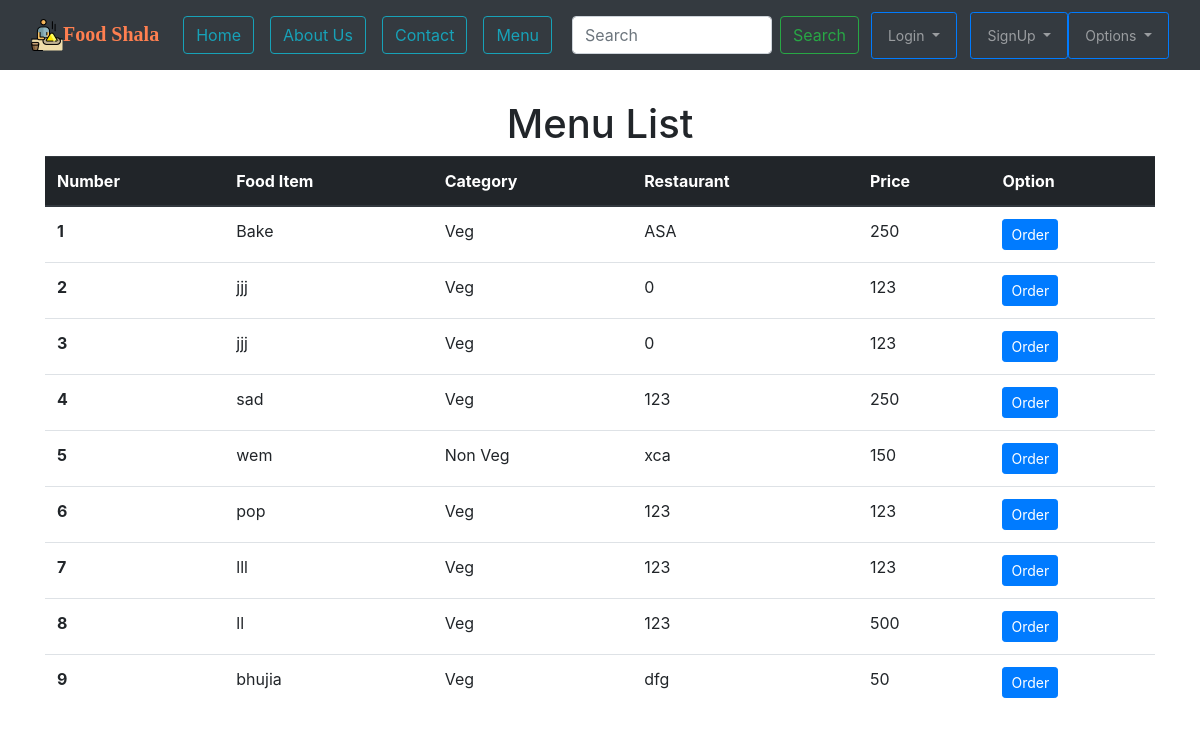
Screenshot of /bcit-ci-CodeIgniter-b73eb19/index.php/menu with the database file from the repository.
### tables this page shows
CREATE TABLE `menuitem` (
  `itemName` varchar(200) NOT NULL,
  `rname` varchar(200) NOT NULL,
  `category` varchar(200) NOT NULL,
  `price` varchar(200) NOT NULL
);

### bcit-ci-CodeIgniter-b73eb19/application/controllers/Menu.php (called while the page is built, shortened)
<?php
class Menu extends CI_Controller{
    public function __construct(){
        $this->load->helper('url');
        $this->load->library('session');
        $this->load->database();
    }
    public function index(){
        $query = $this->db->query("select * from menuitem");
        $result['data'] = $query->result();
        $this->load->view('menu', $result);
        $this->load->helper('url');
    }
}

### bcit-ci-CodeIgniter-b73eb19/index.php (called while the page is built, shortened)
<?php
require_once BASEPATH.'core/CodeIgniter.php';

### bcit-ci-CodeIgniter-b73eb19/application/views/menu.php (the view, shortened to what this page needs)
<!DOCTYPE html>
<html lang="en">
<head>
    <link rel="stylesheet" href="https://maxcdn.bootstrapcdn.com/bootstrap/4.0.0/css/bootstrap.min.css">
    <link rel="stylesheet" href="<?php echo base_url(); ?>css/style.css">
</head>
<body>
    <nav class="navbar navbar-expand-lg navbar-dark bg-dark">
        <div class="container-fluid">
            <a class="navbar-brand" href="#"><img src="<?php echo base_url(); ?>eat.png" alt=""><strong style="color: rgb(255,127,80); font-family:cursive">Food Shala</strong></a>
            <div class="collapse navbar-collapse" id="navbarSupportedContent">
                <ul class="navbar-nav mr-auto">
                    <li class="nav-item active">
                        <a class="nav-link" href="Home"><button type="button" class="btn btn-outline-info">Home <span class="sr-only">(current)</span></button></a>
                    </li>
                    <li class="nav-item">
                        <a class="nav-link" href="Aboutus"><button type="button" class="btn btn-outline-info">About Us</button></a>
                    </li>
                    <li class="nav-item">
                        <a class="nav-link" href="Contactus"><button type="button" class="btn btn-outline-info">Contact</button></a>
                    </li>
                    <li class="nav-item">
                        <a href="Menu" class="nav-link"><button class="btn btn-outline-info" type="button">Menu</button></a>
                    </li>
                </ul>
                <form class="form-inline my-2 my-lg-0 mr-auto">
                    <input class="form-control mr-sm-2" type="search" placeholder="Search" aria-label="Search" style="width: 200px;">
                    <button class="btn btn-outline-success my-2 my-sm-0" type="submit">Search</button>
                </form>
                <ul class="navbar-nav mr-left">
                <?php if(($this->session->userdata('is_logged_in_customer') == FALSE)){
                    echo "<li class='nav-item dropdown'>
                        <button type='button' class='btn btn-outline-primary btn-sm'>
                            <a class='nav-link dropdown-toggle' href='#' id='navbarDropdown' role='button' data-toggle='dropdown' aria-haspopup='true' aria-expanded='false'>
                                Login
                            </a>
                            <div class='dropdown-menu ml-auto' aria-labelledby='navbarDropdown' style='left: 0;'>
                                <a class='dropdown-item' href='Customerlogin'>Login As A Customer</a>
                                <a href='Restaurantlogin' class='dropdown-item'>Login As A Restaurant</a>
                            </div>
                        </button>
                    </li>";
                    }
                    else{
                        echo "<li class='nav-item'>
                            <a href='Orderstatus' class='nav-link'><button type='button' class='btn btn-outline-info'>Order Status</button></a>
                        </li>";
                    }?>
                    <?php if($this->session->userdata('is_logged_in_customer') == FALSE){
                    echo "<li class='nav-item dropdown'>
                        <button type='button' class='btn btn-outline-primary btn-sm'>
                            <a class='nav-link dropdown-toggle' href='#' id='navbarDropdown' role='button' data-toggle='dropdown' aria-haspopup='true' aria-expanded='false'>
                                SignUp
                            </a>
                            <div class='dropdown-menu ml-auto' aria-labelledby='navbarDropdown' style='left: 0;'>
                                <a class='dropdown-item' href='Customerregistration'>Register As A Customer</a>
                                <a href='Restaurantregistration' class='dropdown-item'>Register As A Restaurant</a>
                            </div>
                        </button>
                    </li>";
                    }
                    else{
                        echo "<li class='nav-item'>
                                <a class='nav-link' href='#'><button type='button' class='btn btn-outline-info'>Payment History</button></a>
                        </li>";
                    }?>
                    <li class="nav-item dropdown">
                        <button type="button" class="btn btn-outline-primary btn-sm">
                            <a class="nav-link dropdown-toggle" href="#" id="navbarDropdown" role="button" data-toggle="dropdown" aria-haspopup="true" aria-expanded="false">
                                Options
                            </a>
                        </button>
                    </li>
                </ul>
            </div>
        </div>
    </nav>
    <div class="container">
        <div class="menu-content">
            <div class="text-center"><h1>Menu List</h1></div>
            <table class="table">
                <thead class="thead-dark">
                    <tr>
                        <th scope="col">Number</th>
                        <th scope="col">Food Item</th>
                        <th scope="col">Category</th>
                        <th scope="col">Restaurant</th>
                        <th scope="col">Price</th>
                        <th scope="col">Option</th>
                    </tr>
                </thead>
                <tbody>
                    <?php
                    $i = 1;
                    foreach($data as $row)
                    {
                        echo "<tr>
                                <th scope='row'>".$i."</th>
                                <td class='one'>".$row->itemName."</td>
                                <td class='two'>".$row->category."</td>
                                <td class='three'>".$row->rname."</td>
                                <td class='four'>".$row->price."</td>";
                                if($this->session->userdata('is_logged_in_customer')){
                                    echo "<td><a href='Orderform'><button type='button' class='btn btn-primary btn-sm use-address'>Order</button></a></td>";
                                }
                                else if($this->session->userdata('is_logged_in_customer')==FALSE){
                                    echo "<td><a href='Customerlogin'><button type='button' class='btn btn-primary btn-sm'>Order</button></a></td>";
                                }
                            echo "</tr>";
                            $i = $i + 1;
                    }
                    ?>
                </tbody>
            </table>
        </div>
    </div>
</body>
</html>

### bcit-ci-CodeIgniter-b73eb19/css/style.css (style rules this page uses)
.menu-content { margin: auto; padding: 30px 0; }

### rows the page displays
menuitem: itemName "Bake", category "Veg", rname "ASA", price "250"
menuitem: itemName "jjj", category "Veg", rname "0", price "123"
menuitem: itemName "jjj", category "Veg", rname "0", price "123"
menuitem: itemName "sad", category "Veg", rname "123", price "250"
menuitem: itemName "wem", category "Non Veg", rname "xca", price "150"
menuitem: itemName "pop", category "Veg", rname "123", price "123"
menuitem: itemName "lll", category "Veg", rname "123", price "123"
menuitem: itemName "ll", category "Veg", rname "123", price "500"
menuitem: itemName "bhujia", category "Veg", rname "dfg", price "50"
